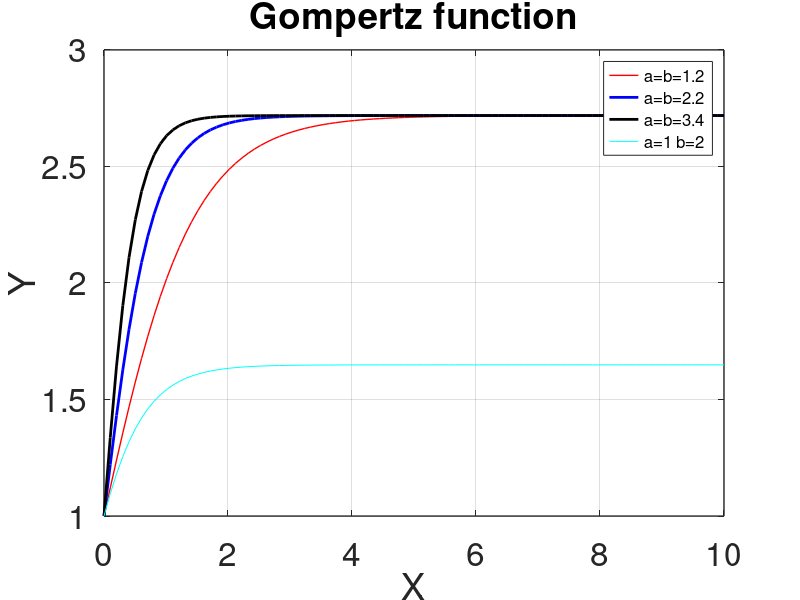

Here is the MATLAB script that generated this plot:
V0=1
x=linspace(0, 10, 100)
% first case a=b=1.2%
a=b=1.2
y1=V0*exp(a*(1-exp(-b*x))/b)

% second case a=b=2.2 %
a=b=2.2
y2=V0*exp(a*(1-exp(-b*x))/b)

% third case a=b=3.4 %
a=b=3.4
y3=V0*exp(a*(1-exp(-b*x))/b)

% forth case a=1.0 b=2 %
a=1.0
b=2
y4=V0*exp(a*(1-exp(-b*x))/b)

plot(x, y1,' r', 'linewidth', 1, x, y2, ' b', 'linewidth', 2, x, y3, ' k', 'linewidth', 2, x, y4, ' c')
grid on
set(gca, 'fontsize', 24, 'linewidth', 1)
title('Gompertz function')
xlabel('X')
ylabel('Y')
h ={"a=b=1.2", "a=b=2.2", "a=b=3.4", "a=1 b=2"};
legend (h, "location", "northeast");
set (legend, "fontsize", 12);
